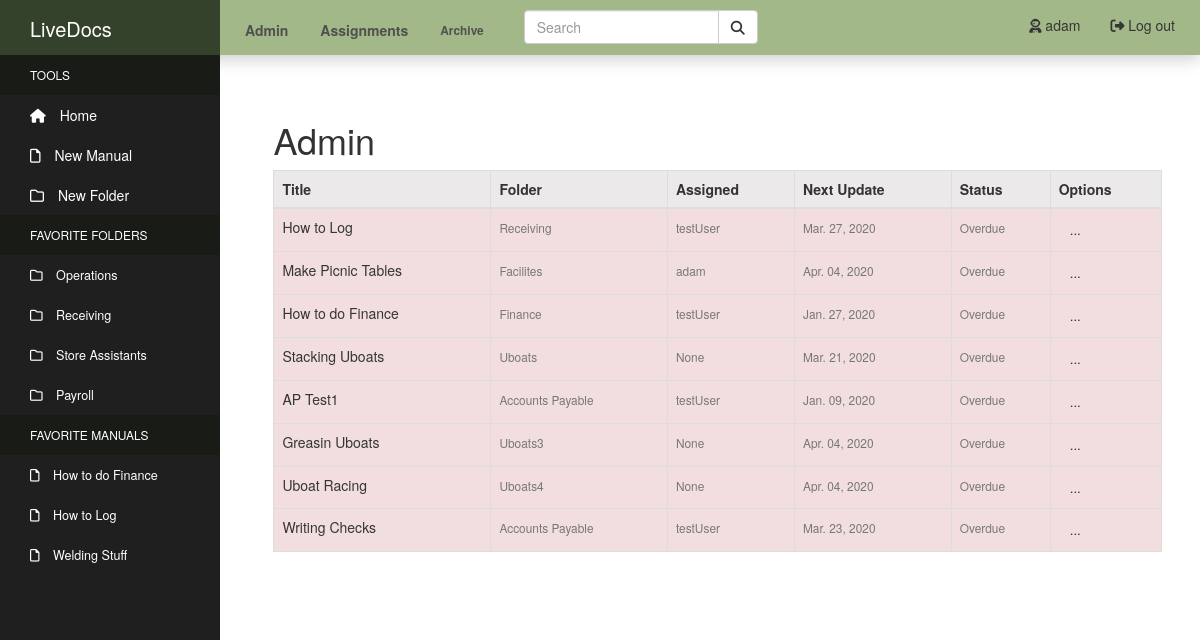
Page /manage/ (signed in) on the earlier database version.
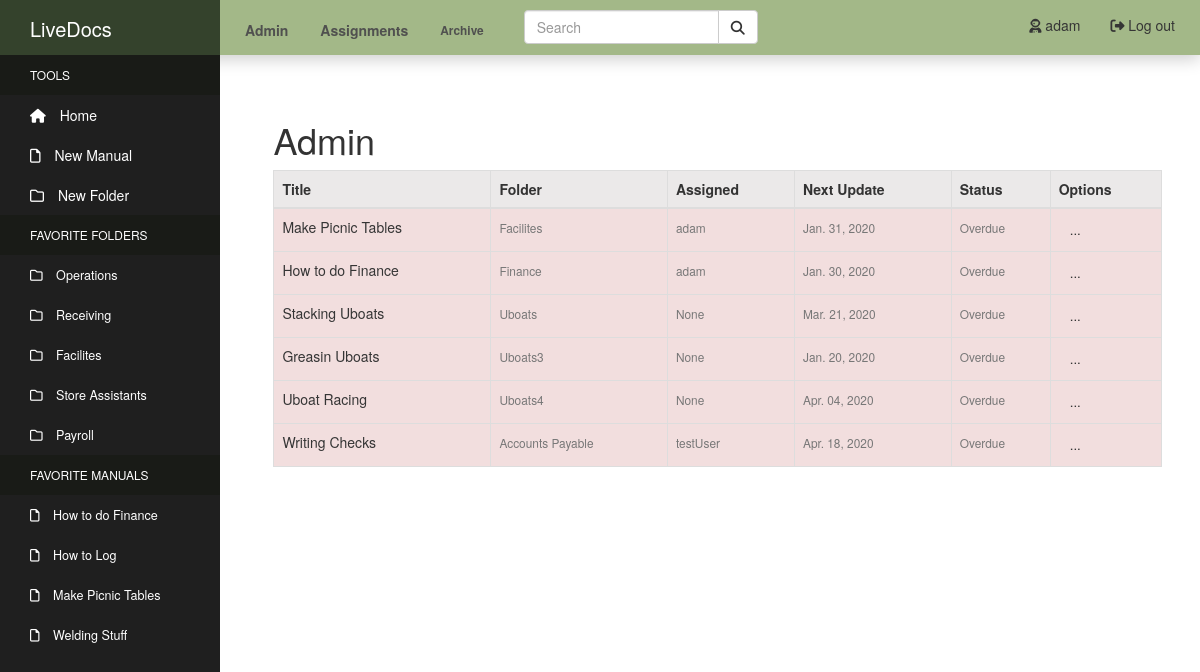
Same page on the later database version.
### manuals/models.py (models this page shows, shortened)
class Directory(MPTTModel):
    name = models.CharField(max_length=50, unique=True)
    created_by = models.ForeignKey(User, null=True, on_delete=models.SET_NULL)
    parent = TreeForeignKey(
    'self',
    null=True,
    blank=True,
    related_name='children',
    on_delete=models.CASCADE
    )
    class MPTTMeta:
        order_insertion_by: ['name']
    class Meta:
        verbose_name = 'Directory'
        verbose_name_plural = 'Directories'
    def __str__(self):
        return self.name

class Manual(models.Model):
    title = models.CharField(max_length=100)
    author = models.ForeignKey(User, related_name='author', null=True, on_delete=models.SET_NULL)
    content = models.TextField()
    tags = models.CharField(max_length=150, blank=True, null=True)
    pub_date = models.DateTimeField('Date Published', auto_now_add=True)
    admin = models.ManyToManyField(User, related_name='admin_of')
    department = models.ForeignKey(Department, related_name='manual_set', null=True, on_delete=models.SET_NULL)
    last_update = models.DateTimeField('Last Update', null=True, auto_now=True)
    last_update_by = models.ForeignKey(User, related_name='updated_by', null=True, on_delete=models.SET_NULL)
    next_update = models.DateTimeField('Next Update Due', null=True)
    update_assigned_to = models.ForeignKey(User, related_name='assigned_to', blank=True, null=True, on_delete=models.SET_NULL)
    is_archived = models.BooleanField('Archived', default=False)
    folder = TreeForeignKey(
    'Directory',
    default=1,
    related_name='manuals',
    on_delete=models.CASCADE
    )
    objects = models.Manager()
    active_objects = ManualActiveManager()
    def update_status(self):
        now = timezone.now()
        status = [
            'up_to_date',
            'due_soon',
            'overdue'
        ]
        if self.next_update - now >= datetime.timedelta(weeks=2):
            return status[0]
        elif self.next_update - now <= datetime.timedelta(days=0):
            return status[2]
        else:
            return status[1]

### manuals/views.py (the view)
# urls.py: path('manage/', views.manage, name='manage' ),
@login_required
def manage(request):
    current_user = request.user
    admin_of = current_user.admin_of(manager='active_objects').all()
    context = {'admin_of': admin_of}
    return render(request, 'manuals/manage.html', context)

### manuals/managers.py (called while the page is built)
    def get_queryset(self):
        return super().get_queryset().filter(is_archived=False)

### manuals_site/my_processors/my_context.py (called while the page is built)
def custom_message_processor(request):
    messages = []
    uniq_messages = []
    for m in get_messages(request):
        if m.message not in messages:
            messages.append(m.message)
            uniq_messages.append(m)
    return {'messages': uniq_messages}

### manuals/templates/manuals/manage.html (shortened to what this page needs)
{% extends "manuals/header.html" %}
{% block content %}
  <link rel="stylesheet" href="https://cdn.jsdelivr.net/npm/flatpickr/dist/flatpickr.min.css">
  <div class="content-section">
    <h1>Admin</h1>
        <table id="admin-table" class="table table-striped table-hover table-bordered">
          <thead class="admin-head">
            <tr class="sticky-header">
              <th class="admin-col">Title</th>
              <th>Folder</th>
              <th>Assigned</th>
              <th>Next Update</th>
              <th>Status</th>
              <th>Options</th>
            </tr>
          </thead>
          <tbody class="admin-body">
          {% if admin_of %}
            {% for manual in admin_of %}
              {% if manual.update_status == "due_soon" %}
                <tr class="warning">
                  <td class="admin-col">
                    <a href="{% url 'manual-detail' manual.id %}">{{ manual.title }}</a></td>
              {% elif manual.update_status == "overdue" %}
                <tr class="danger">
                  <td class="admin-col">
                    <a href="{% url 'manual-detail' manual.id %}">{{ manual.title }}</a></td>
              {% else %}
                <tr>
                  <td class="admin-col">
                    <a href="{% url 'manual-detail' manual.id %}">{{ manual.title }}</a></td>
              {% endif %}
                  <td><small class="text-muted">{{ manual.folder }}</small></td>
                  <td><small class="text-muted">{{ manual.update_assigned_to }}</small></td>
                  <td><small class="text-muted">{{ manual.next_update|date:"M. d, Y"  }}</small></td>
                  {% if manual.update_status == "due_soon" %}
                    <td><small class="text-muted">Due soon</small></td>
                  {% elif manual.update_status == "overdue" %}
                    <td><small class="text-muted">Overdue</small></td>
                  {% else %}
                    <td><small class="text-muted">Up to date</small></td>
                  {% endif %}
                    <td class="admin-option">
                      <div class="file-dropdown">
                        <a class="btn btn-sm btn-drop" href="#">...</a>
                      </div>
                    </td>
                </tr>
            {% endfor %}
            {% else %}
            <tr><td>
              <li class="list-group-item">You have not been assigned admin to any manuals.</li>
            </td></tr>
          {% endif %}
          </tbody>
        </table>
  </div>
{% endblock %}

### manuals/templates/manuals/header.html (shortened to what this page needs)
<!DOCTYPE html>
<html lang="en">
<head>
    {% load static %}
    <link rel="stylesheet" type="text/css" href="{% static 'manuals/css/bootstrap.css' %}">
    <link rel="stylesheet" type="text/css" href="{% static 'manuals/css/styles.css' %}">
    <link rel="stylesheet" href="https://cdnjs.cloudflare.com/ajax/libs/font-awesome/4.7.0/css/font-awesome.min.css">
</head>
<body>
  <nav class="navbar navbar-default navbar-fixed-top">
    <div class="container-fluid nav-container">
      <div class="navbar-header">
        <a class="navbar-brand" href="#">Market Manuals</a>
      </div>
      <ul class="nav navbar-nav nav-pills">
        {% if user.is_authenticated and user.is_staff %}
          <li><a href="{% url 'manage' %}"><strong>Admin</strong></a></li>
        {% endif %}
        <li><a href="{% url 'assignments' %}"><strong>Assignments</strong></a></li>
        <li><a class="archive-link" href="{% url 'archive' %}"><strong>Archive</strong></a></li>
      </ul>
      <ul class="nav nav-pills navbar-right">
        {% if user.is_authenticated %}
          <li><a href="{% url 'logout' %}"><i class="fas fa-sign-out-alt"></i> Log out</a></li>
          <li><a href="{% url 'profile' %}"><i class="fas fa-user-astronaut"></i> {{ user.username }}</a></li>
        {% else %}
          <li><a href="{% url 'login' %}"><i class="fas fa-sign-in-alt"></i> Log in</a></li>
          <li><a href="{% url 'register' %}"><i class="fas fa-door-open"></i> Sign Up</a></li>
        {% endif %}
      </ul>
      <form class="navbar-form navbar-left" action="{% url 'search' %}" method="GET">
        <div class="input-group">
          <input type="text" id="search-bar" class="form-control" name="qs" placeholder="Search">
          <div class="input-group-btn">
            <button class="btn btn-default" type="submit">
              <i class="fas fa-search"></i>
            </button>
          </div>
        </div>
      </form>
    </div>
  </nav>
    <div class="sidebar-container">
            <div class="sidebar-logo">
              LiveDocs
            </div>
            <ul class="sidebar-navigation">
              <li class="header">Tools</li>
              <li>
                <a href="{% url 'index' %}">
                  <i class="fa fa-home" aria-hidden="true"></i> Home
                </a>
              </li>
              <li>
                <a id="new-manual" href="{% url 'manual-create' %}">
                  <i class="far fa-file" aria-hidden="true"></i> New Manual
                </a>
              </li>
              <li>
                <a id="new-dir" href="#">
                  <i class="far fa-folder" aria-hidden="true"></i> New Folder
                </a>
              </li>
              <li class="header">Favorite Folders</li>
              {% for dir_fav in user.profile.directory_favorites.all %}
                <li>
                  <a class="favorites favorites-folder" href="{% url 'index' %}?dir_id={{ dir_fav.id }}">
                    <i class="far fa-folder" aria-hidden="true"></i> {{ dir_fav.name }}
                  </a>
                </li>
              {% endfor %}
              <li class="header">Favorite Manuals</li>
              {% for man_fav in user.profile.manual_favorites.all %}
                <li>
                  <a class="favorites favorites-manual" href="{% url 'manual-detail' man_fav.id %}">
                    <i class="far fa-file" aria-hidden="true"></i> {{ man_fav.title }}
                  </a>
                </li>
              {% endfor %}
            </ul>
          </div>
          <div class="content-container">
            <div class="container-fluid main-container">
              {% block content %}
              {% endblock %}
            </div>
          </div>
</body>
</html>

Differences in the rows shown:
no longer on one of the page's lists (row edited): Manual: title "How to Log", folder "Receiving", update_assigned_to "testUser", next_update "Mar. 27, 2020"
removed Manual: title "AP Test1", folder "Accounts Payable", update_assigned_to "testUser", next_update "Jan. 09, 2020", shows "Overdue", shown under "Admin"
now on this page (row unchanged): Directory: name "Facilites"
changed Manual "How to do Finance": update_assigned_to "testUser" → "adam"; next_update "Jan. 27, 2020" → "Jan. 30, 2020"
now on one of the page's lists (row edited): Manual: title "Make Picnic Tables"
changed Manual "Make Picnic Tables": next_update "Apr. 04, 2020" → "Jan. 31, 2020"
changed Manual "Greasin Uboats": next_update "Apr. 04, 2020" → "Jan. 20, 2020"
changed Manual "Writing Checks": next_update "Mar. 23, 2020" → "Apr. 18, 2020"
